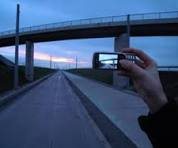
#> input picture lect_one/image.png, 178 x 148 px
$ python basic_cv.py
#> lines starting #> are read from the running program, lines starting #| are printed output that depends on the picture
import cv2

img = cv2.imread('image.png')
#> img is the input picture: shape (148, 178, 3); mean B, G, R 115.6, 80.3, 58.4

cv2.imshow('image: ',img)
cv2.waitKey(0)

# cv2.imwrite('saved_img.png',img)

height, width, channels = img.shape  # shape returns (height, width, channels)
#> height = 148; width = 178; channels = 3
print(f"Width: {width}, Height: {height}, Channels: {channels}")
#| Width: 178, Height: 148, Channels: 3

new_height = int(height*1.5)
#> new_height = 222
new_width = int(width*1.5)
#> new_width = 267
# resizing
resized = cv2.resize(img,(new_width,new_height),interpolation=cv2.INTER_CUBIC)
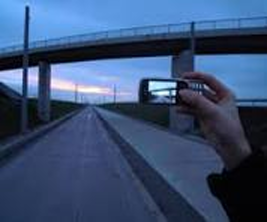
#> resized: shape (222, 267, 3); mean B, G, R 115.6, 80.3, 58.4

height, width, channels = resized.shape  # shape returns (height, width, channels)
#> height = 222; width = 267
print(f"Width: {width}, Height: {height}, Channels: {channels}")
#| Width: 267, Height: 222, Channels: 3


#blurring

blurred = cv2.GaussianBlur(img,(5,5),0) # 5 - blur intensity
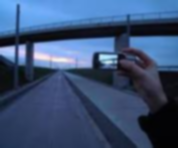
#> blurred: shape (148, 178, 3); mean B, G, R 115.6, 80.3, 58.4

# edge detection

edge = cv2.Canny(img,100,200) # arguments are gradient of pixel
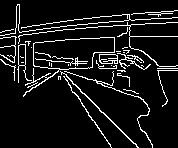
#> edge: shape (148, 178); 9% white in thin lines or dots

cv2.imshow("Resized", resized)
cv2.imshow("blurred", blurred)
cv2.imshow("edge", edge)
cv2.waitKey(0)
cv2.destroyAllWindows()
